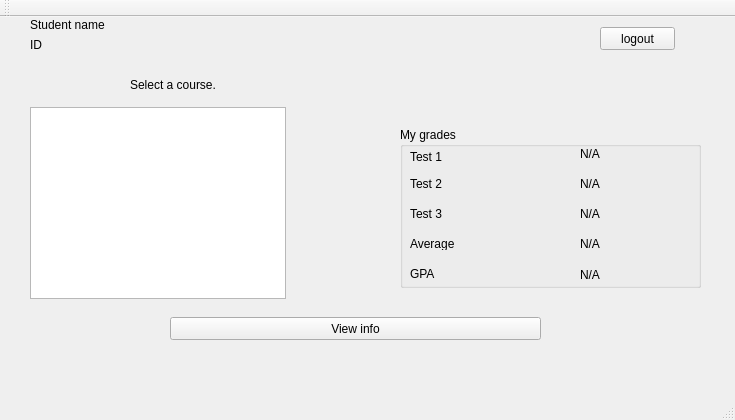
<?xml version="1.0" encoding="UTF-8"?>
<ui version="4.0">
 <class>SIMS</class>
 <widget class="QMainWindow" name="SIMS">
  <property name="geometry">
   <rect>
    <x>0</x>
    <y>0</y>
    <width>735</width>
    <height>420</height>
   </rect>
  </property>
  <property name="windowTitle">
   <string>SIMS</string>
  </property>
  <widget class="QWidget" name="centralWidget">
   <widget class="QStackedWidget" name="stackedWidget">
    <property name="geometry">
     <rect>
      <x>20</x>
      <y>0</y>
      <width>701</width>
      <height>341</height>
     </rect>
    </property>
    <property name="currentIndex">
     <number>1</number>
    </property>
    <widget class="QWidget" name="page">
     <widget class="QLabel" name="StudUsrnLabel">
      <property name="geometry">
       <rect>
        <x>220</x>
        <y>90</y>
        <width>81</width>
        <height>16</height>
       </rect>
      </property>
      <property name="font">
       <font>
        <pointsize>12</pointsize>
       </font>
      </property>
      <property name="text">
       <string>Username:</string>
      </property>
     </widget>
     <widget class="QLabel" name="StudPwdLabel">
      <property name="geometry">
       <rect>
        <x>220</x>
        <y>150</y>
        <width>81</width>
        <height>16</height>
       </rect>
      </property>
      <property name="font">
       <font>
        <pointsize>12</pointsize>
       </font>
      </property>
      <property name="text">
       <string>Password:</string>
      </property>
     </widget>
     <widget class="QLineEdit" name="StudUsrnLE">
      <property name="geometry">
       <rect>
        <x>330</x>
        <y>90</y>
        <width>131</width>
        <height>20</height>
       </rect>
      </property>
      <property name="font">
       <font>
        <pointsize>12</pointsize>
       </font>
      </property>
     </widget>
     <widget class="QLineEdit" name="StudPwdLE">
      <property name="geometry">
       <rect>
        <x>330</x>
        <y>150</y>
        <width>131</width>
        <height>20</height>
       </rect>
      </property>
      <property name="font">
       <font>
        <pointsize>12</pointsize>
       </font>
      </property>
      <property name="echoMode">
       <enum>QLineEdit::Password</enum>
      </property>
     </widget>
     <widget class="QPushButton" name="StudLoginBtn">
      <property name="geometry">
       <rect>
        <x>300</x>
        <y>220</y>
        <width>75</width>
        <height>31</height>
       </rect>
      </property>
      <property name="font">
       <font>
        <pointsize>12</pointsize>
       </font>
      </property>
      <property name="text">
       <string>login</string>
      </property>
     </widget>
     <widget class="QLabel" name="welcomeLabel">
      <property name="geometry">
       <rect>
        <x>240</x>
        <y>9</y>
        <width>281</width>
        <height>31</height>
       </rect>
      </property>
      <property name="font">
       <font>
        <pointsize>16</pointsize>
       </font>
      </property>
      <property name="text">
       <string>Welcome to the Login page</string>
      </property>
     </widget>
     <widget class="QLabel" name="StudLoginStatusLabel">
      <property name="geometry">
       <rect>
        <x>490</x>
        <y>120</y>
        <width>171</width>
        <height>31</height>
       </rect>
      </property>
      <property name="text">
       <string/>
      </property>
     </widget>
    </widget>
    <widget class="QWidget" name="page_3">
     <widget class="QListWidget" name="listWidget">
      <property name="geometry">
       <rect>
        <x>10</x>
        <y>90</y>
        <width>256</width>
        <height>192</height>
       </rect>
      </property>
     </widget>
     <widget class="QPushButton" name="pushButton">
      <property name="geometry">
       <rect>
        <x>580</x>
        <y>10</y>
        <width>75</width>
        <height>23</height>
       </rect>
      </property>
      <property name="text">
       <string>logout</string>
      </property>
     </widget>
     <widget class="QPushButton" name="StudInfoButn">
      <property name="geometry">
       <rect>
        <x>150</x>
        <y>300</y>
        <width>371</width>
        <height>23</height>
       </rect>
      </property>
      <property name="text">
       <string>View info</string>
      </property>
     </widget>
     <widget class="QGroupBox" name="groupBox_2">
      <property name="geometry">
       <rect>
        <x>380</x>
        <y>110</y>
        <width>301</width>
        <height>161</height>
       </rect>
      </property>
      <property name="title">
       <string>My grades</string>
      </property>
      <widget class="QLabel" name="Test1Label">
       <property name="geometry">
        <rect>
         <x>10</x>
         <y>20</y>
         <width>47</width>
         <height>20</height>
        </rect>
       </property>
       <property name="text">
        <string>Test 1</string>
       </property>
      </widget>
      <widget class="QLabel" name="Test1Grade">
       <property name="geometry">
        <rect>
         <x>180</x>
         <y>20</y>
         <width>47</width>
         <height>13</height>
        </rect>
       </property>
       <property name="text">
        <string>N/A</string>
       </property>
      </widget>
      <widget class="QLabel" name="Test2Label">
       <property name="geometry">
        <rect>
         <x>10</x>
         <y>50</y>
         <width>47</width>
         <height>13</height>
        </rect>
       </property>
       <property name="text">
        <string>Test 2</string>
       </property>
      </widget>
      <widget class="QLabel" name="Test2Grade">
       <property name="geometry">
        <rect>
         <x>180</x>
         <y>50</y>
         <width>47</width>
         <height>13</height>
        </rect>
       </property>
       <property name="text">
        <string>N/A</string>
       </property>
      </widget>
      <widget class="QLabel" name="Test3Label">
       <property name="geometry">
        <rect>
         <x>10</x>
         <y>80</y>
         <width>47</width>
         <height>13</height>
        </rect>
       </property>
       <property name="text">
        <string>Test 3</string>
       </property>
      </widget>
      <widget class="QLabel" name="Test3Grade">
       <property name="geometry">
        <rect>
         <x>180</x>
         <y>80</y>
         <width>47</width>
         <height>13</height>
        </rect>
       </property>
       <property name="text">
        <string>N/A</string>
       </property>
      </widget>
      <widget class="QLabel" name="AverageLabel">
       <property name="geometry">
        <rect>
         <x>10</x>
         <y>110</y>
         <width>47</width>
         <height>13</height>
        </rect>
       </property>
       <property name="text">
        <string>Average</string>
       </property>
      </widget>
      <widget class="QLabel" name="AverageGrade">
       <property name="geometry">
        <rect>
         <x>180</x>
         <y>110</y>
         <width>47</width>
         <height>13</height>
        </rect>
       </property>
       <property name="text">
        <string>N/A</string>
       </property>
      </widget>
      <widget class="QLabel" name="StudGPAlabel">
       <property name="geometry">
        <rect>
         <x>10</x>
         <y>140</y>
         <width>47</width>
         <height>13</height>
        </rect>
       </property>
       <property name="text">
        <string>GPA</string>
       </property>
      </widget>
      <widget class="QLabel" name="StudGPAvalue">
       <property name="geometry">
        <rect>
         <x>180</x>
         <y>140</y>
         <width>101</width>
         <height>16</height>
        </rect>
       </property>
       <property name="text">
        <string>N/A</string>
       </property>
      </widget>
     </widget>
     <widget class="QLabel" name="TheStudentName">
      <property name="geometry">
       <rect>
        <x>10</x>
        <y>0</y>
        <width>331</width>
        <height>16</height>
       </rect>
      </property>
      <property name="text">
       <string>Student name</string>
      </property>
     </widget>
     <widget class="QLabel" name="TheStudentID">
      <property name="geometry">
       <rect>
        <x>10</x>
        <y>20</y>
        <width>211</width>
        <height>16</height>
       </rect>
      </property>
      <property name="text">
       <string>ID</string>
      </property>
     </widget>
     <widget class="QLabel" name="ProfessorName">
      <property name="geometry">
       <rect>
        <x>110</x>
        <y>60</y>
        <width>121</width>
        <height>16</height>
       </rect>
      </property>
      <property name="text">
       <string>Select a course.</string>
      </property>
     </widget>
    </widget>
    <widget class="QWidget" name="page_2">
     <widget class="QPushButton" name="InfoBackButn">
      <property name="geometry">
       <rect>
        <x>20</x>
        <y>310</y>
        <width>75</width>
        <height>23</height>
       </rect>
      </property>
      <property name="text">
       <string>back</string>
      </property>
     </widget>
     <widget class="QGroupBox" name="groupBox">
      <property name="geometry">
       <rect>
        <x>190</x>
        <y>80</y>
        <width>361</width>
        <height>221</height>
       </rect>
      </property>
      <property name="title">
       <string>My Information</string>
      </property>
      <widget class="QLabel" name="label_2">
       <property name="geometry">
        <rect>
         <x>60</x>
         <y>50</y>
         <width>61</width>
         <height>16</height>
        </rect>
       </property>
       <property name="text">
        <string>First Name:</string>
       </property>
      </widget>
      <widget class="QLabel" name="StudFNameLabel">
       <property name="geometry">
        <rect>
         <x>210</x>
         <y>50</y>
         <width>101</width>
         <height>16</height>
        </rect>
       </property>
       <property name="text">
        <string>TextLabel</string>
       </property>
      </widget>
      <widget class="QLabel" name="label_4">
       <property name="geometry">
        <rect>
         <x>60</x>
         <y>80</y>
         <width>61</width>
         <height>16</height>
        </rect>
       </property>
       <property name="text">
        <string>Last Name:</string>
       </property>
      </widget>
      <widget class="QLabel" name="label_5">
       <property name="geometry">
        <rect>
         <x>60</x>
         <y>110</y>
         <width>47</width>
         <height>13</height>
        </rect>
       </property>
       <property name="text">
        <string>ID:</string>
       </property>
      </widget>
      <widget class="QLabel" name="label_6">
       <property name="geometry">
        <rect>
         <x>60</x>
         <y>140</y>
         <width>61</width>
         <height>16</height>
        </rect>
       </property>
       <property name="text">
        <string>Username:</string>
       </property>
      </widget>
      <widget class="QLabel" name="label_7">
       <property name="geometry">
        <rect>
         <x>60</x>
         <y>170</y>
         <width>61</width>
         <height>16</height>
        </rect>
       </property>
       <property name="text">
        <string>Password:</string>
       </property>
      </widget>
      <widget class="QLabel" name="StudLNameLabel">
       <property name="geometry">
        <rect>
         <x>210</x>
         <y>80</y>
         <width>101</width>
         <height>16</height>
        </rect>
       </property>
       <property name="text">
        <string>TextLabel</string>
       </property>
      </widget>
      <widget class="QLabel" name="StudIDlabel">
       <property name="geometry">
        <rect>
         <x>210</x>
         <y>110</y>
         <width>101</width>
         <height>16</height>
        </rect>
       </property>
       <property name="text">
        <string>TextLabel</string>
       </property>
      </widget>
      <widget class="QLabel" name="StudInfoUsernameLabel">
       <property name="geometry">
        <rect>
         <x>210</x>
         <y>140</y>
         <width>101</width>
         <height>16</height>
        </rect>
       </property>
       <property name="text">
        <string>TextLabel</string>
       </property>
      </widget>
      <widget class="QLabel" name="StudInfoPasswordLabel">
       <property name="geometry">
        <rect>
         <x>210</x>
         <y>170</y>
         <width>101</width>
         <height>16</height>
        </rect>
       </property>
       <property name="text">
        <string>TextLabel</string>
       </property>
      </widget>
     </widget>
    </widget>
   </widget>
  </widget>
  <widget class="QMenuBar" name="menuBar">
   <property name="geometry">
    <rect>
     <x>0</x>
     <y>0</y>
     <width>735</width>
     <height>21</height>
    </rect>
   </property>
  </widget>
  <widget class="QToolBar" name="mainToolBar">
   <attribute name="toolBarArea">
    <enum>TopToolBarArea</enum>
   </attribute>
   <attribute name="toolBarBreak">
    <bool>false</bool>
   </attribute>
  </widget>
  <widget class="QStatusBar" name="statusBar"/>
 </widget>
 <layoutdefault spacing="6" margin="11"/>
 <resources/>
 <connections/>
</ui>
